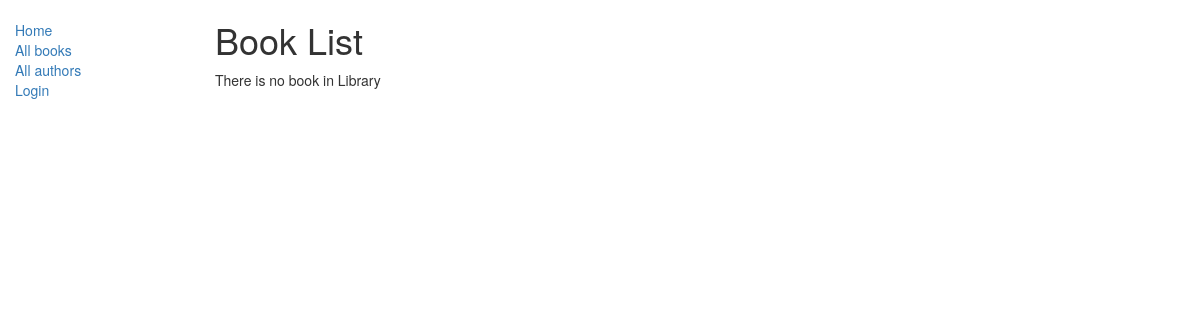
Page /catalog/books/ on the earlier database version.
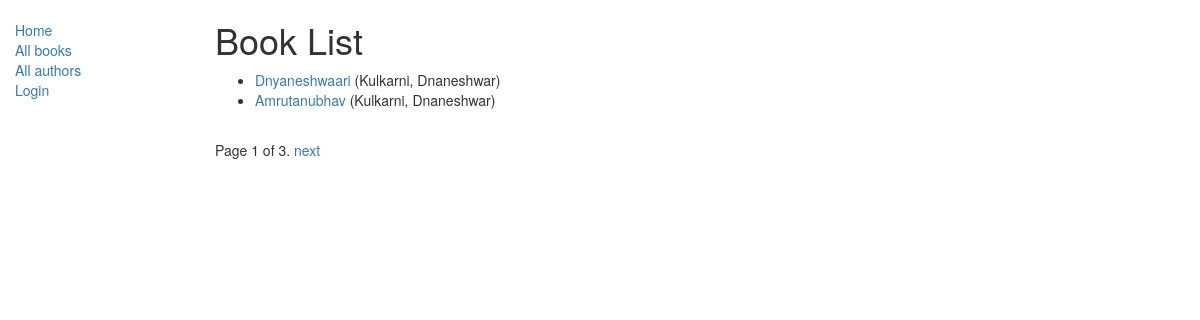
Same page on the later database version.
### catalog/models.py (models this page shows, shortened)
class Book(models.Model):
	title = models.CharField(max_length=200)
	author = models.ForeignKey('Author', on_delete=models.SET_NULL, null=True)
	summary = models.TextField(max_length=1000, help_text='Enter brief description of book')
	isbn = models.CharField('ISBN', max_length=13, help_text='13 chars')
	genre = models.ManyToManyField(Genre, help_text='Select a genre for this book')
	language = models.ForeignKey('Language', on_delete=models.SET_NULL, null=True)
	def get_absolute_url(self):
		return reverse('book-detail', args=[str(self.id)])  # pylint: disable=E1101
	def display_genre(self):
		'''
		Creates a string for the genre
		'''
		return ', '.join([genre.name for genre in self.genre.all()[:2]])  # pylint: disable=E1101
	display_genre.short_description = 'Genre'
	def display_lang(self):
		'''
		Creates a string for the language
		'''
		return self.language
	display_lang.short_description = 'Language'

class Author(models.Model):
	first_name = models.CharField(max_length=100)
	last_name = models.CharField(max_length=100)
	date_of_birth = models.DateField(null=True, blank=True)
	class Meta:
		ordering = ['last_name', 'first_name']
	def __str__(self):
		return f'{self.last_name}, {self.first_name}'

### catalog/views.py (the view)
# urls.py: path('books/', views.BookListView.as_view(), name='books'),
class BookListView(generic.ListView):
	model = Book
	paginate_by = 2
	def get_context_data(self, **kwargs):
		context = super(BookListView, self).get_context_data(**kwargs)
		context['name'] = 'ygr'
		return context

### catalog/templates/catalog/book_list.html
{% extends "base_generic.html" %}
{% block content %}
	<h1>
		Book List
	</h1>
	{% if book_list %}
		<ul>
			{% for book in book_list %}
				<li>
					<a href="{{book.get_absolute_url}}">
						{{book.title}}
					</a>
					({{book.author}})
				</li>
			{% endfor %}
		</ul>
		{% else %}
		<p>There is no book in Library</p>
	{% endif %}
{% endblock %}

Differences in the rows shown:
added Book: title "Dnyaneshwaari", author "Kulkarni, Dnaneshwar"
added Book: title "Amrutanubhav", author "Kulkarni, Dnaneshwar"
Other differences:
{{ page_obj.number }}: (not shown) → "1"
{{ page_obj.paginator.num_pages }}: (not shown) → "3"
text no longer shown: "There is no book in Library"
text now shown: "Page of . next"
